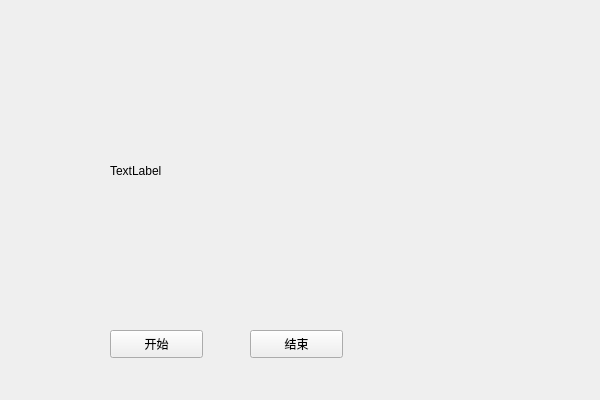
<?xml version="1.0" encoding="UTF-8"?>
<ui version="4.0">
 <class>QtWidgetsLocalVideoClass</class>
 <widget class="QWidget" name="QtWidgetsLocalVideoClass">
  <property name="geometry">
   <rect>
    <x>0</x>
    <y>0</y>
    <width>600</width>
    <height>400</height>
   </rect>
  </property>
  <property name="windowTitle">
   <string>QtWidgetsLocalVideo</string>
  </property>
  <widget class="QLabel" name="label">
   <property name="geometry">
    <rect>
     <x>110</x>
     <y>60</y>
     <width>291</width>
     <height>221</height>
    </rect>
   </property>
   <property name="text">
    <string>TextLabel</string>
   </property>
  </widget>
  <widget class="QPushButton" name="pushButton">
   <property name="geometry">
    <rect>
     <x>110</x>
     <y>330</y>
     <width>93</width>
     <height>28</height>
    </rect>
   </property>
   <property name="text">
    <string>开始</string>
   </property>
  </widget>
  <widget class="QPushButton" name="pushButton_2">
   <property name="geometry">
    <rect>
     <x>250</x>
     <y>330</y>
     <width>93</width>
     <height>28</height>
    </rect>
   </property>
   <property name="text">
    <string>结束</string>
   </property>
  </widget>
 </widget>
 <layoutdefault spacing="6" margin="11"/>
 <resources/>
 <connections/>
</ui>
